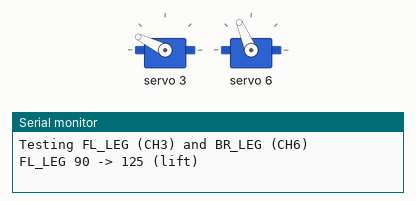
A sketch run on a simulated Arduino Uno, built with avr-gcc and run on an emulated ATmega328P. On the bench: 2 × servo, the last lines printed to the serial monitor.

Above: at 1.05 s.
At 3.25 s:
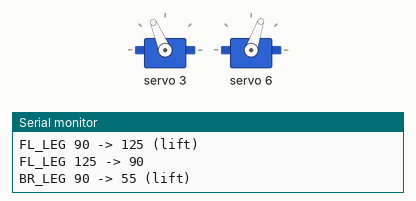
At 5.5 s:
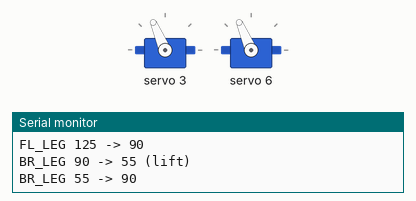
Timing chart, 0 to 6.9 s (numbered marks = the images above):
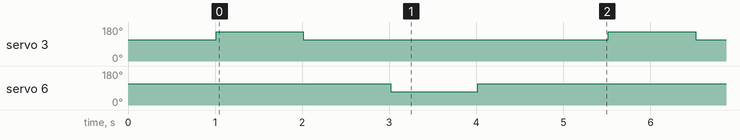

The sketch:

test_legs.ino
```cpp
/*
 * Test FL_LEG (CH3) and BR_LEG (CH6)
 */

#include <Wire.h>
#include <Adafruit_PWMServoDriver.h>

Adafruit_PWMServoDriver pwm = Adafruit_PWMServoDriver();

#define SERVOMIN 125
#define SERVOMAX 575

#define FL_LEG 3
#define BR_LEG 6

void setAngle(int ch, int angle) {
  angle = constrain(angle, 0, 180);
  int pulse = map(angle, 0, 180, SERVOMIN, SERVOMAX);
  pwm.setPWM(ch, 0, pulse);
}

void setup() {
  Serial.begin(9600);
  pwm.begin();
  pwm.setOscillatorFrequency(27000000);
  pwm.setPWMFreq(50);
  delay(10);

  Serial.println("Testing FL_LEG (CH3) and BR_LEG (CH6)");

  // Start at 90
  setAngle(FL_LEG, 90);
  setAngle(BR_LEG, 90);
  delay(1000);
}

void loop() {
  Serial.println("FL_LEG 90 -> 125 (lift)");
  setAngle(FL_LEG, 125);
  delay(1000);

  Serial.println("FL_LEG 125 -> 90");
  setAngle(FL_LEG, 90);
  delay(1000);

  Serial.println("BR_LEG 90 -> 55 (lift)");
  setAngle(BR_LEG, 55);
  delay(1000);

  Serial.println("BR_LEG 55 -> 90");
  setAngle(BR_LEG, 90);
  delay(1000);

  delay(500);
}
```

Measured:
- by itself, servo 3: alternates 154° for 1.0 s and 113° for 3.5 s
- by itself, servo 6: alternates 113° for 3.5 s and 71° for 1.0 s
